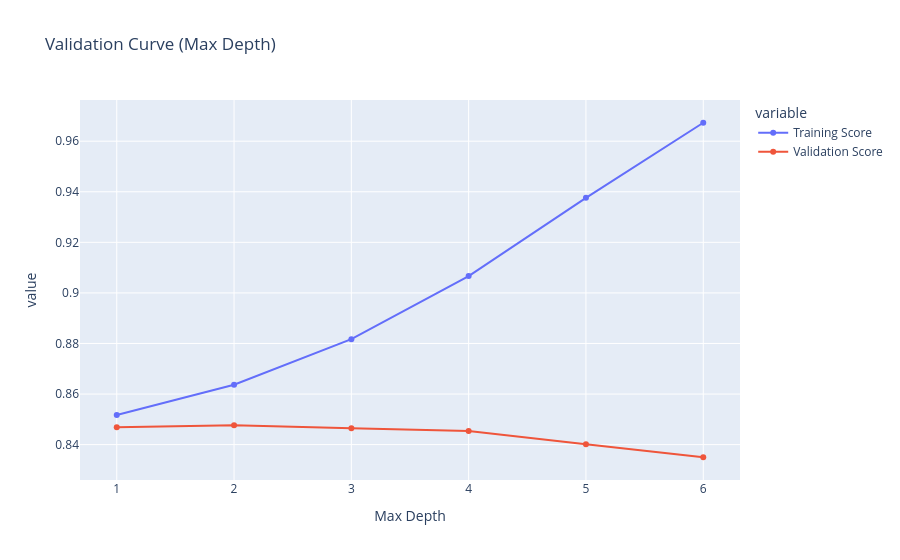

Write notebook code for a chart like this one.
### Code cell
fig = px.line(
    validation_df,
    x="Max Depth",
    y=["Training Score", "Validation Score"],
    markers=True,
    title="Validation Curve (Max Depth)"
)

fig.write_image(
    "../screenshots/validation_curve.png"
)
fig.show()

### Figure 1 — Plotly figure (JSON) as saved in the notebook; plotly's stock layout.template omitted (floating-point values rounded to 4 significant figures)
{"data": [{"hovertemplate": "variable=Training Score<br>Max Depth=%{x}<br>value=%{y}<extra></extra>", "legendgroup": "Training Score", "line": {"color": "#636efa", "dash": "solid"}, "marker": {"symbol": "circle"}, "mode": "lines+markers", "name": "Training Score", "orientation": "v", "showlegend": true, "type": "scatter", "x": [1, 2, 3, 4, 5, 6], "xaxis": "x", "y": [0.8517, 0.8637, 0.8817, 0.9067, 0.9376, 0.9673], "yaxis": "y"}, {"hovertemplate": "variable=Validation Score<br>Max Depth=%{x}<br>value=%{y}<extra></extra>", "legendgroup": "Validation Score", "line": {"color": "#EF553B", "dash": "solid"}, "marker": {"symbol": "circle"}, "mode": "lines+markers", "name": "Validation Score", "orientation": "v", "showlegend": true, "type": "scatter", "x": [1, 2, 3, 4, 5, 6], "xaxis": "x", "y": [0.8469, 0.8477, 0.8464, 0.8454, 0.8402, 0.835], "yaxis": "y"}], "layout": {"legend": {"title": {"text": "variable"}, "tracegroupgap": 0}, "title": {"text": "Validation Curve (Max Depth)"}, "xaxis": {"anchor": "y", "domain": [0, 1], "title": {"text": "Max Depth"}}, "yaxis": {"anchor": "x", "domain": [0, 1], "title": {"text": "value"}}}}
